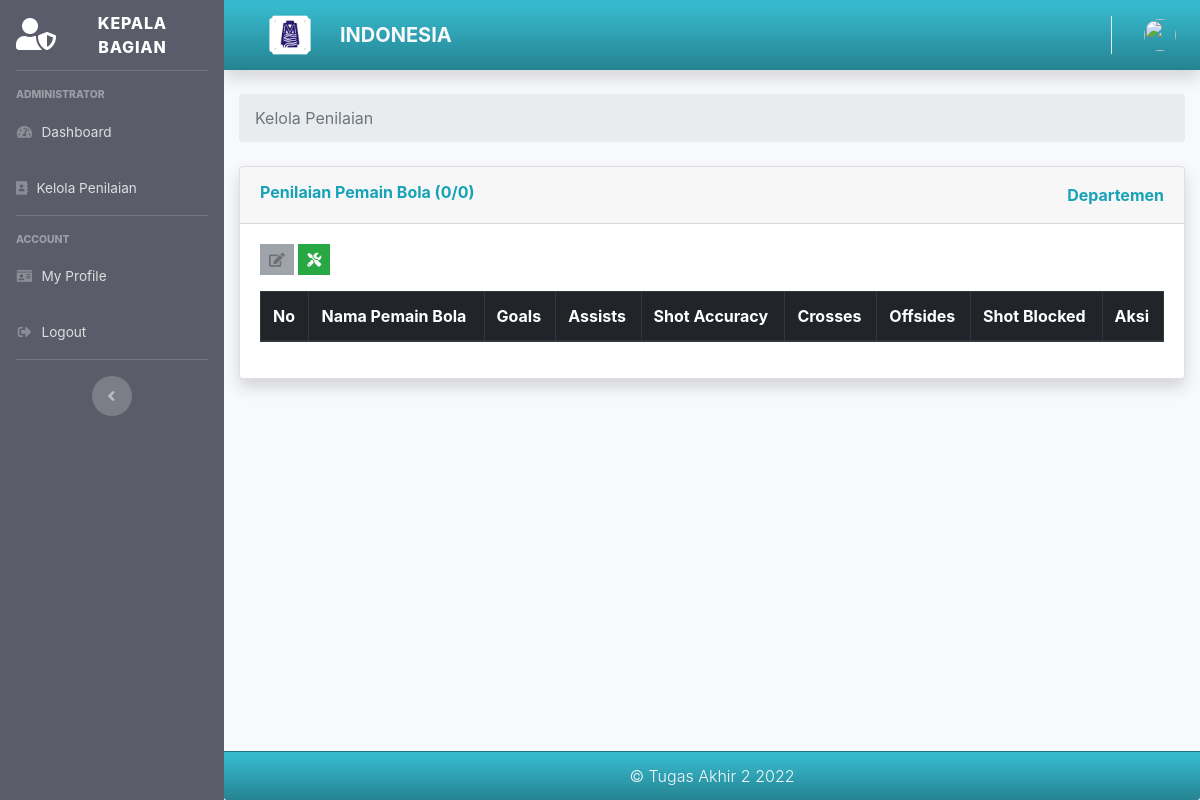
Page /index.php/kepala_bagian/kelola_penilaian on the committed database.
### tables this page shows
CREATE TABLE `tb_kriteria` (
  `id_kriteria` int(11) NOT NULL,
  `nama_kriteria` varchar(50) NOT NULL,
  `bobot_kriteria` double NOT NULL,
  `jenis_kriteria` varchar(15) NOT NULL,
  `tahun` varchar(4) NOT NULL
);

### application/controllers/Kepala_bagian.php (called while the page is built, shortened)
<?php
class Kepala_bagian extends CI_Controller
{
    public function __construct()
    {
        $this->load->model('Kriteria_model');
        $this->load->model('Kabag_model');
        $this->load->model('Karyawan_model');
        $this->load->model('Penilaian_model');
        $this->load->model('Peringkat_model');
    }
    public function kelola_penilaian()
    {
        $data['departemen'] = $this->Kabag_model->getDepartemenKabag($this->session->userdata('role_id'));
        $data['user'] = $this->db->get_where('user', ['email' => $this->session->userdata('email')])->row_array();
        $data['title'] = 'Tambah Penilaian';
        $data['allkarywan'] = $this->Karyawan_model->getDataKaryawanDepatemenAll($data['departemen']);
        $data['karyawan'] = $this->Karyawan_model->getDataKaryawanDiNilai($data['departemen']);
        $data['totalKaryawan'] = $this->Karyawan_model->CountAllKaryawanByDepartmen($data['departemen']);
        $data['kriteria'] = $this->Kriteria_model->getKriteria();
        $this->load->view('templates/kabag_header', $data);
        $this->load->view('templates/kabag_sidebar', $data);
        $this->load->view('templates/kabag_topbar', $data);
        $this->load->view('kepala_bagian/kelola_penilaian', $data);
        $this->load->view('templates/kabag_footer', $data);
    }
}

### index.php (called while the page is built, shortened)
<?php
require_once BASEPATH.'core/CodeIgniter.php';

### application/models/Kriteria_model.php (called while the page is built, shortened)
<?php
class Kriteria_model extends CI_Model
{
  public function getKriteria()
  {
    $this->db->select('*')
      ->from('tb_kriteria')
      ->where('tahun',date('Y'))
      ->order_by('jenis_kriteria', 'ASC')
      ->order_by('id_kriteria', 'ASC');
    $query = $this->db->get();
    return $query->result_array();
  }
}

### application/views/kepala_bagian/kelola_penilaian.php (the view, shortened to what this page needs)
<div class="container-fluid">
    <nav aria-label="breadcrumb">
        <ol class="breadcrumb">
            <li class="breadcrumb-item active" aria-current="page">Kelola Penilaian
            </li>
        </ol>
    </nav>
    <div class="card shadow mb-4">
        <div class="card-header py-3">
            <div class="d-flex flex-row justify-content-between">
                <div class="bd-highlight">
                     <h6 class="m-0 font-weight-bold text-info">Penilaian Pemain Bola (<?= count($karyawan); ?>/<?= $totalKaryawan; ?>)</h6>
                </div>
                <div class="bd-highlight font-weight-bold text-info">Departemen <?= $departemen;?> </div>
            </div>
        </div>
        <div class="card-body">
            <?php if (count($karyawan) == $totalKaryawan) { ?>
                <a class="btn btn-secondary btn-sm rounded-0 mb-3 disabled" type="a" data-toggle="tooltip" data-placement="top" title="Input"><i class="fa fa-edit"></i></a>
                <a class="btn btn-success btn-sm rounded-0 mb-3" type="a" data-toggle="tooltip" data-placement="top" title="Hitung Penilaian" href="<?= base_url('kepala_bagian/hitung'); ?>"><i class="fas fa-tools"></i></a>
            <?php }?>
            <table id="example" class="table table-striped table-bordered" style="width:100%">
                <thead class="thead-dark">
                    <tr>
                        <th scope="col">No</th>
                        <th scope="col">Nama Pemain Bola</th>
                        <?php foreach($kriteria as $k){
                            echo'<th scope="col">'.$k['nama_kriteria'].'</th>';
                        }?>
                        <th scope="col">Aksi</th>
                    </tr>
                </thead>
            </table>
        </div>
    </div>
</div>
</div>

### assets/css/custom.css (style rules this page uses)
body { font-family: 'Open Sans', sans-serif; }

### rows in the picture
tb_kriteria: nama_kriteria "Goals"
tb_kriteria: nama_kriteria "Assists"
tb_kriteria: nama_kriteria "Shot Accuracy"
tb_kriteria: nama_kriteria "Crosses"
tb_kriteria: nama_kriteria "Offsides"
tb_kriteria: nama_kriteria "Shot Blocked"

### other values in the picture
count($karyawan) "0"
$totalKaryawan "0"
